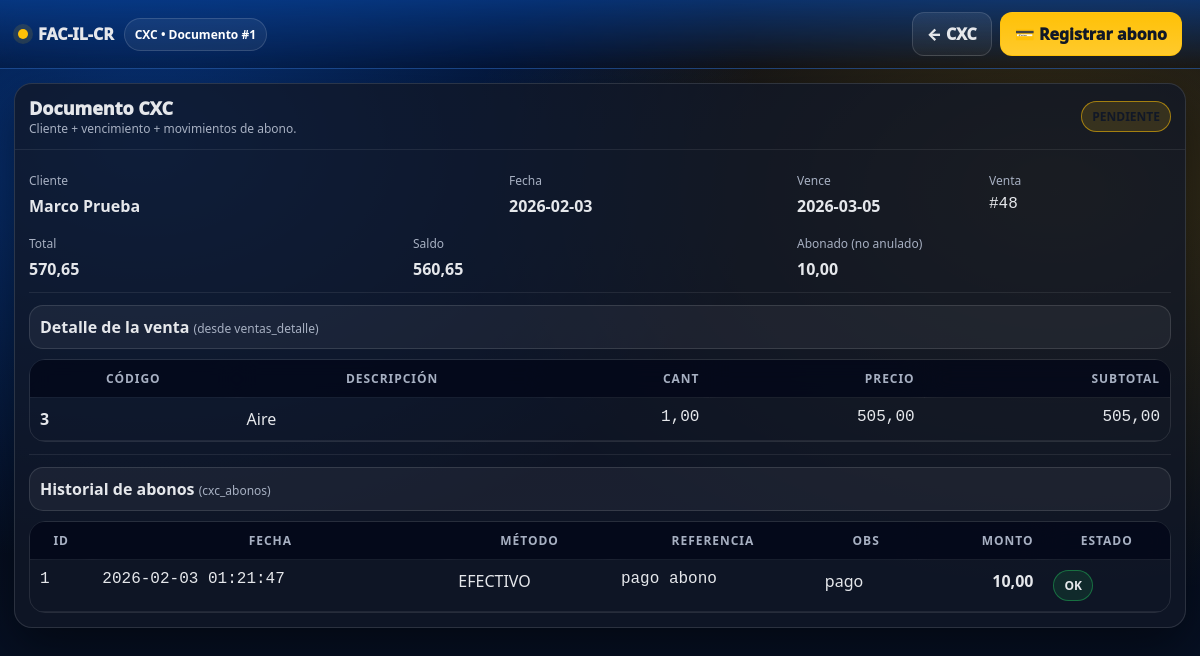
The page /cxc_detalle.php?id=1 (signed in) on the database its author committed.
### tables this page shows
CREATE TABLE `cxc_documentos` (
  `id` bigint(20) NOT NULL,
  `empresa_id` int(11) NOT NULL,
  `cliente_id` int(11) NOT NULL,
  `venta_id` bigint(20) DEFAULT NULL,
  `fe_id` bigint(20) DEFAULT NULL,
  `fecha` timestamp NOT NULL DEFAULT current_timestamp(),
  `vencimiento` date DEFAULT NULL,
  `vence` date DEFAULT NULL,
  `total` decimal(18,2) NOT NULL,
  `saldo` decimal(18,2) NOT NULL,
  `estado` enum('PENDIENTE','PAGADO','VENCIDO') NOT NULL DEFAULT 'PENDIENTE'
);

CREATE TABLE `clientes` (
  `id` int(11) NOT NULL,
  `empresa_id` int(11) NOT NULL,
  `nombre` varchar(160) NOT NULL,
  `identificacion` varchar(25) DEFAULT NULL,
  `email` varchar(120) DEFAULT NULL,
  `telefono` varchar(30) DEFAULT NULL,
  `direccion` text DEFAULT NULL,
  `tipo` enum('CONTADO','CREDITO') NOT NULL DEFAULT 'CONTADO',
  `limite_credito` decimal(18,2) NOT NULL DEFAULT 0.00,
  `plazo_dias` int(11) NOT NULL DEFAULT 0,
  `estado` enum('ACTIVO','MOROSO','BLOQUEADO','INACTIVO') NOT NULL DEFAULT 'ACTIVO',
  `created_at` timestamp NOT NULL DEFAULT current_timestamp(),
  `updated_at` timestamp NULL DEFAULT NULL ON UPDATE current_timestamp()
);

CREATE TABLE `ventas_detalle` (
  `id` bigint(20) NOT NULL,
  `venta_id` bigint(20) NOT NULL,
  `producto_id` int(11) NOT NULL,
  `descripcion` varchar(220) NOT NULL,
  `cabys` varchar(20) DEFAULT NULL,
  `cantidad` decimal(18,3) NOT NULL,
  `precio_unitario` decimal(18,2) NOT NULL,
  `descuento` decimal(18,2) NOT NULL DEFAULT 0.00,
  `impuesto_monto` decimal(18,2) NOT NULL DEFAULT 0.00,
  `impuesto_pct` decimal(6,2) NOT NULL DEFAULT 0.00,
  `total_linea` decimal(18,2) NOT NULL,
  `empresa_id` int(11) DEFAULT NULL,
  `sucursal_id` int(11) NOT NULL
);

CREATE TABLE `productos` (
  `id` int(11) NOT NULL,
  `empresa_id` int(11) NOT NULL,
  `codigo` varchar(50) NOT NULL,
  `codigo_barras` varchar(60) DEFAULT NULL,
  `descripcion` varchar(220) NOT NULL,
  `categoria` varchar(80) DEFAULT NULL,
  `cabys` varchar(20) DEFAULT NULL,
  `unidad` varchar(10) DEFAULT NULL,
  `costo` decimal(18,2) NOT NULL DEFAULT 0.00,
  `margen` decimal(6,3) NOT NULL DEFAULT 0.000,
  `margen_minimo` decimal(6,3) NOT NULL DEFAULT 0.000,
  `precio` decimal(18,2) NOT NULL DEFAULT 0.00,
  `impuesto_id` int(11) DEFAULT NULL,
  `estado` tinyint(4) NOT NULL DEFAULT 1,
  `created_at` timestamp NOT NULL DEFAULT current_timestamp(),
  `updated_at` timestamp NULL DEFAULT NULL ON UPDATE current_timestamp(),
  `stock_minimo` decimal(18,3) NOT NULL DEFAULT 0.000
);

CREATE TABLE `cxc_abonos` (
  `id` bigint(20) NOT NULL,
  `empresa_id` int(11) NOT NULL,
  `cxc_documento_id` bigint(20) NOT NULL,
  `venta_id` bigint(20) DEFAULT NULL,
  `cliente_id` int(11) NOT NULL,
  `fecha_abono` timestamp NOT NULL DEFAULT current_timestamp(),
  `monto_abono` decimal(18,2) NOT NULL,
  `metodo_pago` enum('EFECTIVO','TARJETA','TRANSFERENCIA','SINPE','CHEQUE','OTRO') NOT NULL DEFAULT 'EFECTIVO',
  `referencia_pago` varchar(100) DEFAULT NULL,
  `usuario_id` int(11) DEFAULT NULL,
  `observaciones` text DEFAULT NULL,
  `anulado` tinyint(4) NOT NULL DEFAULT 0,
  `created_at` timestamp NOT NULL DEFAULT current_timestamp()
);

### cxc_helpers.php (called while the page is built, shortened)
<?php
function h($s){ return htmlspecialchars((string)$s, ENT_QUOTES, 'UTF-8'); }
function col_exists(PDO $pdo, string $table, string $col): bool {
  $st = $pdo->prepare("SELECT COUNT(*) c FROM INFORMATION_SCHEMA.COLUMNS WHERE TABLE_SCHEMA=DATABASE() AND TABLE_NAME=? AND COLUMN_NAME=?");
  $st->execute([$table,$col]);
  return ((int)$st->fetchColumn())>0;
}
?>

### cxc_detalle.php (the view, shortened to what this page needs)
<?php
session_start(); require_once "config/db.php";
$empresa_id=(int)($_SESSION['empresa_id'] ?? 1);
require_once "cxc_helpers.php";
$vence_col = col_exists($pdo,'cxc_documentos','vencimiento') ? 'vencimiento' : (col_exists($pdo,'cxc_documentos','vence') ? 'vence' : 'vence');
$id=(int)($_GET['id'] ?? 0);
$st=$pdo->prepare("
  SELECT d.*, c.nombre cliente, c.identificacion, c.telefono, c.email
  FROM cxc_documentos d
  JOIN clientes c ON c.id=d.cliente_id
  WHERE d.id=? AND d.empresa_id=?
  LIMIT 1
");
$st->execute([$id,$empresa_id]);
$doc=$st->fetch(PDO::FETCH_ASSOC);
$items=[];
if(!empty($doc['venta_id'])){
  $vd_has_empresa = col_exists($pdo,'ventas_detalle','empresa_id');
  $sqlItems = "
    SELECT vd.producto_id,
           p.codigo,
           vd.descripcion,
           vd.cantidad,
           vd.precio_unitario,
           (vd.cantidad*vd.precio_unitario - vd.descuento) AS subtotal,
           vd.impuesto_monto,
           vd.total_linea
    FROM ventas_detalle vd
    JOIN productos p ON p.id=vd.producto_id
    WHERE vd.venta_id=?
    ".($vd_has_empresa ? " AND vd.empresa_id=? " : "")."
    ORDER BY vd.id ASC
  ";
  $it=$pdo->prepare($sqlItems);
  $params=[(int)$doc['venta_id']];
  if($vd_has_empresa) $params[] = $empresa_id;
  $it->execute($params);
  $items=$it->fetchAll(PDO::FETCH_ASSOC);
}
$ab=$pdo->prepare("
  SELECT a.id, a.fecha_abono, a.monto_abono, a.metodo_pago, a.referencia_pago, a.usuario_id, a.observaciones, a.anulado
  FROM cxc_abonos a
  WHERE a.cxc_documento_id=? AND a.empresa_id=?
  ORDER BY a.id DESC
");
$ab->execute([$id,$empresa_id]);
$abonos=$ab->fetchAll(PDO::FETCH_ASSOC);
$sum_ab=0;
foreach($abonos as $a){
  if((int)$a['anulado']===0) $sum_ab += (float)$a['monto_abono'];
}
$vence = $doc[$vence_col] ?? $doc['vence'] ?? null;
?>
<!doctype html><html lang="es"><head>
</head><body>
<div class="header">
  <div class="brand"><span class="dot"></span> FAC-IL-CR <span class="pill">CXC • Documento #<?= (int)$id ?></span></div>
  <div class="actions">
    <a class="btn" href="cxc.php">← CXC</a>
    <?php if((float)$doc['saldo']>0.00001): ?>
      <a class="btn warn" href="cxc_pago.php?cxc_id=<?=$id?>">💳 Registrar abono</a>
    <?php endif; ?>
  </div>
</div>
<div class="wrap">
  <div class="card">
    <div class="hd">
      <div>
        <div style="font-weight:1000;font-size:18px">Documento CXC</div>
        <div class="small">Cliente + vencimiento + movimientos de abono.</div>
      </div>
      <div class="actions">
        <?php
          $estado = $doc['estado'] ?? 'PENDIENTE';
          $tag = $estado==='PAGADO'?'ok':($estado==='VENCIDO'?'bad':'warn');
        ?>
        <span class="tag <?= $tag ?>"><?= h($estado) ?></span>
      </div>
    </div>
    <div class="bd">
      <div class="grid">
        <div style="grid-column:span 5">
          <div class="label">Cliente</div>
          <div><b><?= h($doc['cliente']) ?></b></div>
        </div>
        <div style="grid-column:span 3">
          <div class="label">Fecha</div>
          <div class="mono"><b><?= h(substr((string)$doc['fecha'],0,10)) ?></b></div>
        </div>
        <div style="grid-column:span 2">
          <div class="label">Vence</div>
          <div class="mono"><b><?= $vence ? h($vence) : '—' ?></b></div>
        </div>
        <div style="grid-column:span 2">
          <div class="label">Venta</div>
          <div class="mono"><?= !empty($doc['venta_id']) ? '#'.h($doc['venta_id']) : '—' ?></div>
        </div>
        <div style="grid-column:span 4">
          <div class="label">Total</div>
          <div class="mono"><b><?= number_format((float)$doc['total'],2,',','.') ?></b></div>
        </div>
        <div style="grid-column:span 4">
          <div class="label">Saldo</div>
          <div class="mono"><b><?= number_format((float)$doc['saldo'],2,',','.') ?></b></div>
        </div>
        <div style="grid-column:span 4">
          <div class="label">Abonado (no anulado)</div>
          <div class="mono"><b><?= number_format((float)$sum_ab,2,',','.') ?></b></div>
        </div>
      </div>
      <?php if(count($items)>0): ?>
        <hr>
        <div class="notice"><b>Detalle de la venta</b> <span class="small">(desde ventas_detalle)</span></div>
        <div style="margin-top:10px;overflow:auto;border:1px solid rgba(255,255,255,.10);border-radius:16px">
          <table class="table">
            <thead><tr><th>Código</th><th>Descripción</th><th class="right">Cant</th><th class="right">Precio</th><th class="right">Subtotal</th></tr></thead>
            <tbody>
              <?php foreach($items as $it): ?>
                <tr>
                  <td class="mono"><b><?= h($it['codigo']) ?></b></td>
                  <td><?= h($it['descripcion']) ?></td>
                  <td class="right mono"><?= number_format((float)$it['cantidad'],2,',','.') ?></td>
                  <td class="right mono"><?= number_format((float)$it['precio_unitario'],2,',','.') ?></td>
                  <td class="right mono"><?= number_format((float)$it['subtotal'],2,',','.') ?></td>
                </tr>
              <?php endforeach; ?>
            </tbody>
          </table>
        </div>
      <?php endif; ?>
      <hr>
      <div class="notice"><b>Historial de abonos</b> <span class="small">(cxc_abonos)</span></div>
      <div style="margin-top:10px;overflow:auto;border:1px solid rgba(255,255,255,.10);border-radius:16px">
        <table class="table">
          <thead><tr>
            <th>ID</th><th>Fecha</th><th>Método</th><th>Referencia</th><th>Obs</th><th class="right">Monto</th><th>Estado</th>
          </tr></thead>
          <tbody>
            <?php foreach($abonos as $a): ?>
              <tr>
                <td class="mono"><?= (int)$a['id'] ?></td>
                <td class="mono"><?= h($a['fecha_abono']) ?></td>
                <td><?= h($a['metodo_pago']) ?></td>
                <td class="mono"><?= h($a['referencia_pago'] ?? '') ?></td>
                <td><?= h($a['observaciones'] ?? '') ?></td>
                <td class="right mono"><b><?= number_format((float)$a['monto_abono'],2,',','.') ?></b></td>
                <td><?= ((int)$a['anulado']===1) ? '<span class="tag bad">ANULADO</span>' : '<span class="tag ok">OK</span>' ?></td>
              </tr>
            <?php endforeach; ?>
          </tbody>
        </table>
      </div>
    </div>
  </div>
</div>
</body></html>

### cxc_detalle.php (style rules this page uses)
:root { --azul:#0b5ed7; --azul-metal:#084298; --amarillo:#ffc107; --amarillo-metal:#ffca2c; --fondo:#071225; --card:rgba(17,24,39,.78); --borde:rgba(255,255,255,.12); --txt:#e5e7eb; --muted:#a7b0c2; --ok:#22c55e; --bad:#ef4444; --info:#38bdf8; }
* { box-sizing:border-box;font-family:system-ui,-apple-system,Segoe UI,Roboto,Arial }
body { margin:0;color:var(--txt); background: radial-gradient(1000px 680px at 12% 18%, rgba(11,94,215,.52), transparent 62%), radial-gradient(1000px 680px at 88% 24%, rgba(255,193,7,.22), transparent 60%), linear-gradient(180deg,#020617,var(--fondo)); min-height:100vh; }
.header { display:flex;align-items:center;justify-content:space-between;gap:14px; padding:12px 18px;border-bottom:1px solid rgba(255,255,255,.08); background:linear-gradient(180deg, rgba(8,66,152,.65), rgba(2,6,23,.25)); position:sticky;top:0;backdrop-filter: blur(12px); z-index:60; }
.brand { display:flex;align-items:center;gap:10px;font-weight:1000 }
.dot { width:10px;height:10px;border-radius:50%;background:var(--amarillo);box-shadow:0 0 0 5px rgba(255,193,7,.12) }
.pill { padding:7px 10px;border-radius:999px;border:1px solid rgba(255,255,255,.14);background:rgba(255,255,255,.06);font-size:12px;font-weight:900;color:#fff }
.btn { display:inline-flex;align-items:center;justify-content:center;gap:8px; padding:10px 14px;border-radius:12px;border:1px solid rgba(255,255,255,.14); background:linear-gradient(180deg,rgba(255,255,255,.08),rgba(255,255,255,.04)); color:var(--txt);font-weight:1000;cursor:pointer;text-decoration:none; }
.btn.warn { background:linear-gradient(180deg,var(--amarillo),var(--amarillo-metal));border-color:rgba(255,193,7,.55);color:#111827 }
.wrap { max-width:1500px;margin:auto;padding:14px }
.card { background:var(--card);border:1px solid var(--borde);border-radius:18px;box-shadow:0 18px 50px rgba(0,0,0,.45);overflow:hidden }
.card .hd { padding:12px 14px;border-bottom:1px solid rgba(255,255,255,.08);display:flex;justify-content:space-between;gap:10px;align-items:center }
.card .bd { padding:14px }
.small { font-size:12px;color:var(--muted) }
.grid { display:grid;grid-template-columns:repeat(12,minmax(0,1fr));gap:10px }
.label { font-size:12px;color:var(--muted);margin:8px 0 6px }
.table { width:100%;border-collapse:collapse }
.table th,.table td { padding:10px;border-bottom:1px solid rgba(255,255,255,.08);vertical-align:top }
.table th { font-size:12px;color:var(--muted);text-transform:uppercase;letter-spacing:.08em;position:sticky;top:0;background:rgba(2,6,23,.75);backdrop-filter: blur(10px) }
.right { text-align:right }
.tag { display:inline-flex;align-items:center;gap:8px;padding:6px 10px;border-radius:999px;border:1px solid rgba(255,255,255,.14);background:rgba(255,255,255,.06);font-weight:900;font-size:12px;white-space:nowrap }
.tag.ok { border-color:rgba(34,197,94,.45);background:rgba(34,197,94,.12) }
.tag.warn { border-color:rgba(255,193,7,.55);background:rgba(255,193,7,.14);color:#111827 }
.notice { padding:10px;border-radius:14px;border:1px solid rgba(255,255,255,.12);background:rgba(255,255,255,.05) }
.mono { font-family:ui-monospace,SFMono-Regular,Menlo,Monaco,Consolas,"Liberation Mono","Courier New",monospace }
.actions { display:flex;gap:8px;flex-wrap:wrap;justify-content:flex-end }
hr { border:none;border-top:1px solid rgba(255,255,255,.08);margin:12px 0 }

### rows shown on the page
cxc_documentos: estado "PENDIENTE", cliente.nombre "Marco Prueba", fecha "2026-02-03", venta "48", total "570,65", saldo "560,65"
ventas_detalle: producto.codigo "3", descripcion "Aire", cantidad "1,00", precio_unitario "505,00", subtotal "505,00"
cxc_abonos: id "1", fecha_abono "2026-02-03 01:21:47", metodo_pago "EFECTIVO", referencia_pago "pago abono", observaciones "pago", monto_abono "10,00", anulado "OK"

### other values the page prints
$id "1"
$vence "2026-03-05"
$sum_ab "10,00"
